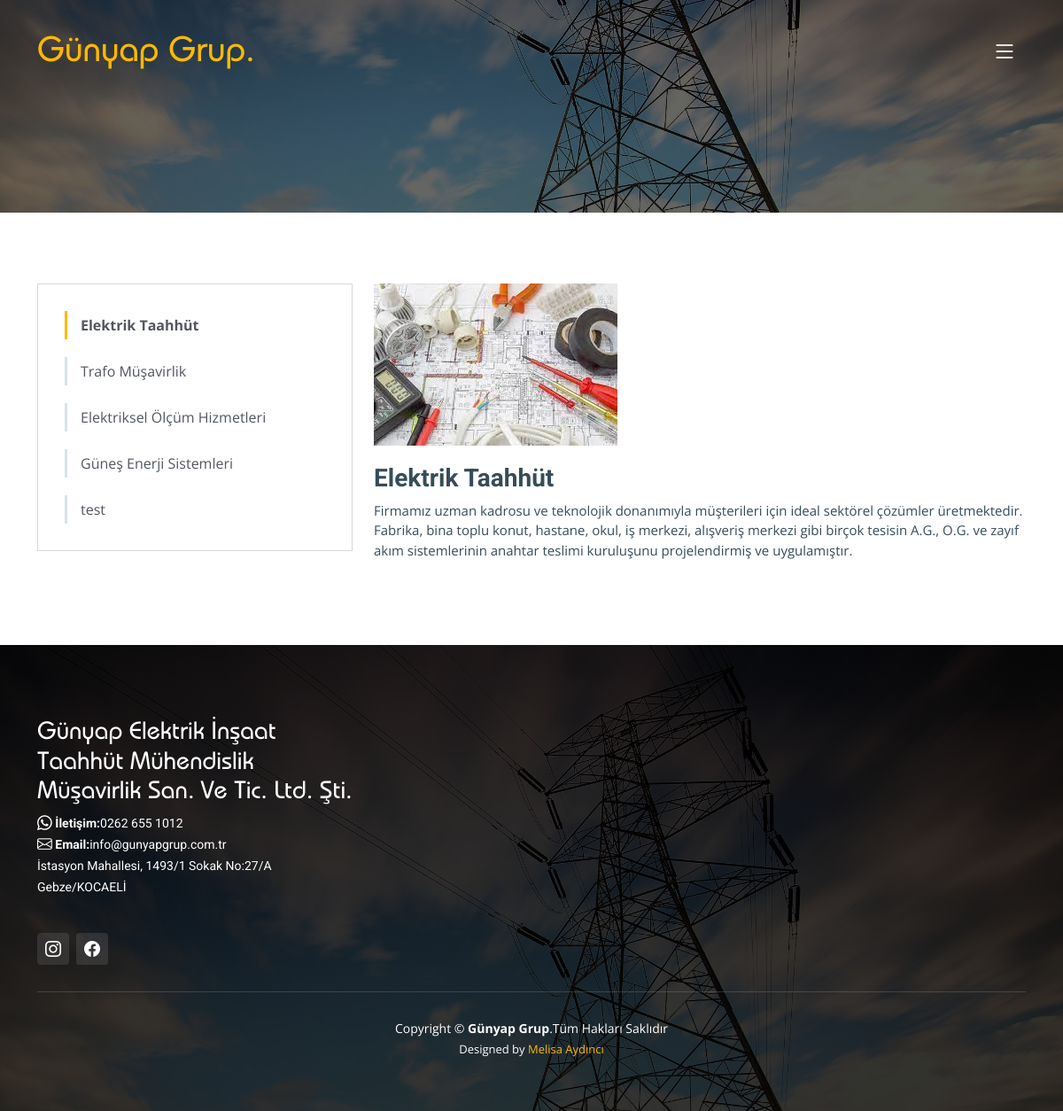
/services/elektrik-taahhut/, run on an earlier commit of the app's database.
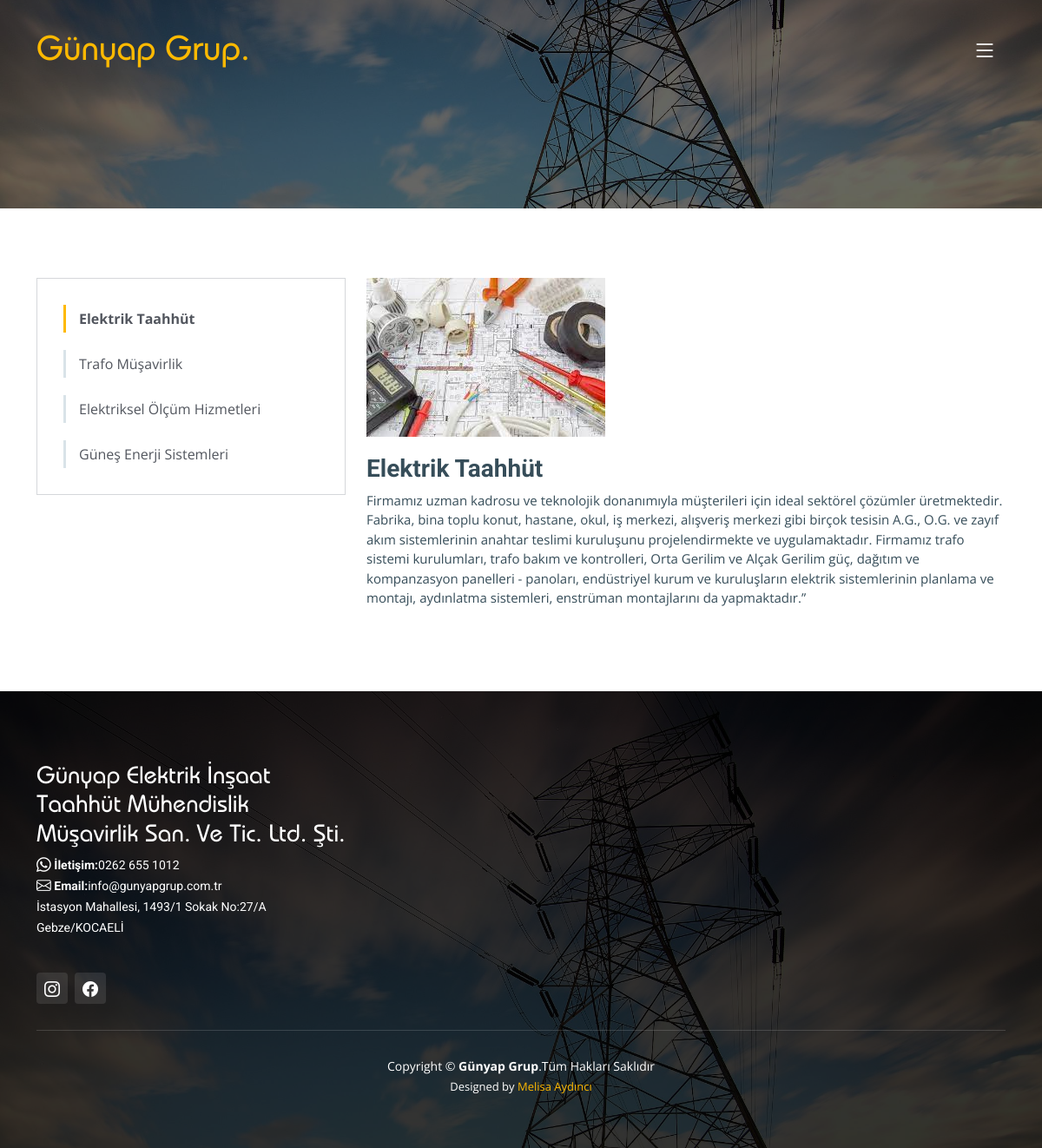
And on a later commit of the database.
### hizmet/models.py (models this page shows, shortened)
class Hizmet(models.Model):
    ad = models.CharField(max_length=200, unique=True,null=False)
    tanim = models.TextField(blank=True, null=True)
    baslik= models.CharField(max_length=300, unique=False,blank=True)
    image = models.ImageField(upload_to=service_directory_path,default="hizmetler/services.jpg")
    ozet= models.TextField(
        blank=True,
        null=True,
        default='Özet',
        validators=[MaxLengthValidator(500)]
    )

### hesap/models.py (models this page shows, shortened)
class Hesap(models.Model):
    ad=models.CharField(max_length=200, unique=True,null=False)
    baglanti=models.CharField(max_length=200,null=True,blank=True)

### hizmet/views.py (the view)
# urls.py: path('<str:service_name>/', views.service_detail_page,name='service_detail'),
def service_detail_page(request,service_name):
    services=Hizmet.objects.all()
    service=Hizmet.objects.get(baslik=service_name)
    hesaplar=Hesap.objects.all()
    context={'service':service,
             'services':services,
             'hesaplar':hesaplar
            }
    return render(request,'service-details.html',context=context)

### templates/service-details.html (shortened to what this page needs)
<!DOCTYPE html>
<html lang="en">
  {% load static %}
<head>
  <link href="{% static 'vendor/bootstrap/css/bootstrap.min.css' %}" rel="stylesheet">
  <link href="{% static 'vendor/bootstrap-icons/bootstrap-icons.css' %}" rel="stylesheet">
  <link href="{% static 'vendor/fontawesome-free/css/all.min.css' %}" rel="stylesheet">
  <link href="{% static 'vendor/aos/aos.css' %}" rel="stylesheet">
  <link href="{% static 'vendor/glightbox/css/glightbox.min.css' %}" rel="stylesheet">
  <link href="{% static 'vendor/swiper/swiper-bundle.min.css' %}" rel="stylesheet">
  <link href="{% static 'css/main.css' %}" rel="stylesheet">
</head>
<body>
  <header id="header" class="header d-flex align-items-center">
    <div class="container-fluid container-xl d-flex align-items-center justify-content-between">
      <a href="{% url 'home' %}" class="logo d-flex align-items-center">
        <div class="custom-font h1">Günyap Grup<span>.</span></div>
      </a>
      <i class="mobile-nav-toggle mobile-nav-show bi bi-list"></i>
    </div>
  </header>
  <main id="main">
    <div class="breadcrumbs d-flex align-items-center" style="background-image: url('{% static 'img/backk.jpg' %}');">
    </div>
    <section id="service-details" class="service-details">
      <div class="container" data-aos="fade-up" data-aos-delay="100">
        <div class="row gy-4">
          <div class="col-lg-4">
            <div class="services-list">
              {%for t_service in services%}
                  {% if service == t_service %}
                    <a href="{% url 'service_detail' t_service.baslik %}" class="active">{{ t_service.ad }}</a>
                  {% else %}
                    <a href="{% url 'service_detail' t_service.baslik %}">{{ t_service.ad }}</a>
                  {% endif %}
              {%endfor%}
            </div>
          </div>
          <div class="col-lg-8">
            <img src="{{service.image.url}}" alt="{{service.ad}}" class="img-fluid services-img">
            <h3>{{service.ad}}</h3>
            <p>{{service.tanim}}</p>
          </div>
      </div>
    </section>
  </main>
  {% include 'footer.html' %}
</body>
</html>

### templates/footer.html
<footer id="footer" class="footer">
    <div class="footer-content position-relative">
      <div class="container">
        <div class="row">
          <div class="col-lg-4 col-md-6">
            <div class="footer-info">
              <div class="custom-font h3">Günyap Elektrik İnşaat Taahhüt Mühendislik Müşavirlik San. Ve Tic. Ltd. Şti<span>.</span></div>
                <p class="d-flex align-items-center justify-content-start">
                  <i class="bi bi-whatsapp" style="font-size: larger;"></i>&nbsp; <strong>İletişim:</strong> 0262 655 1012<br>
                </p>
                <p class="d-flex align-items-center justify-content-start">
                  <i class="bi bi-envelope" style="font-size: larger;"></i>&nbsp; <strong>Email:</strong>info@gunyapgrup.com.tr<br>
                </p>
                <p class="d-flex align-items-center justify-content-start">
                  İstasyon Mahallesi, 1493/1 Sokak No:27/A<br>
                  Gebze/KOCAELİ<br><br>
                </p>
              <div>
              <div class="social-links d-flex mt-3">
                {% for hesap in hesaplar %}
                    {% if hesap.ad == 'Facebook' and hesap.baglanti %}
                        <a href="{{ hesap.baglanti }}" class="d-flex align-items-center justify-content-center"><i class="bi bi-facebook"></i></a>
                    {% elif hesap.ad == 'Facebook' and not hesap.baglanti %}
                        <a href="#" class="d-flex align-items-center justify-content-center"><i class="bi bi-facebook"></i></a>
                    {% elif hesap.ad == 'Instagram' and hesap.baglanti %}
                        <a href="{{ hesap.baglanti }}" class="d-flex align-items-center justify-content-center"><i class="bi bi-instagram"></i></a>
                    {% elif hesap.ad == 'Instagram' and not hesap.baglanti %}
                        <a href="#" class="d-flex align-items-center justify-content-center"><i class="bi bi-instagram"></i></a>
                    {% endif %}
                {% endfor %}
              </div>
            </div>
          </div>
        </div>
      </div>
    </div>
    <div class="footer-legal text-center position-relative">
      <div class="container">
        <div class="copyright">
          Copyright &copy;<strong><span> Günyap Grup</span></strong>.Tüm Hakları Saklıdır
        </div>
        <div class="credits">
          Designed by <a href="https://www.linkedin.com/in/melisa-ayd%C4%B1nc%C4%B1-b522a11b2/">Melisa Aydıncı</a>
        </div>
      </div>
    </div>
  </footer>

What changed in the data, as far as the page shows it:
removed Hizmet: ad "test"
changed Hizmet "Elektrik Taahhüt": tanim "…sistemlerinin anahtar teslimi kuruluşunu projelendirmiş ve uygulamıştır." → "…sistemlerinin anahtar teslimi kuruluşunu projelendirmekte ve uygulamaktadır. Firmamız trafo sistemi kurulumları, trafo bakım ve kontrolleri, Orta Gerilim ve Alçak Gerilim güç, dağıtım ve kompanzasyon panelleri - panoları, endüstriyel kurum ve kuruluşların elektrik sistemlerinin planlama ve montajı, aydınlatma sistemleri, enstrüman montajlarını da yapmaktadır.”"
